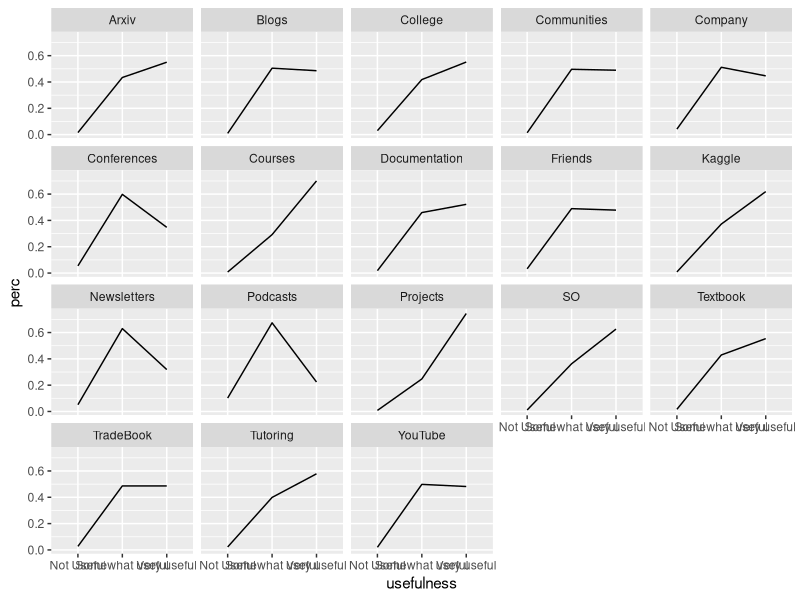
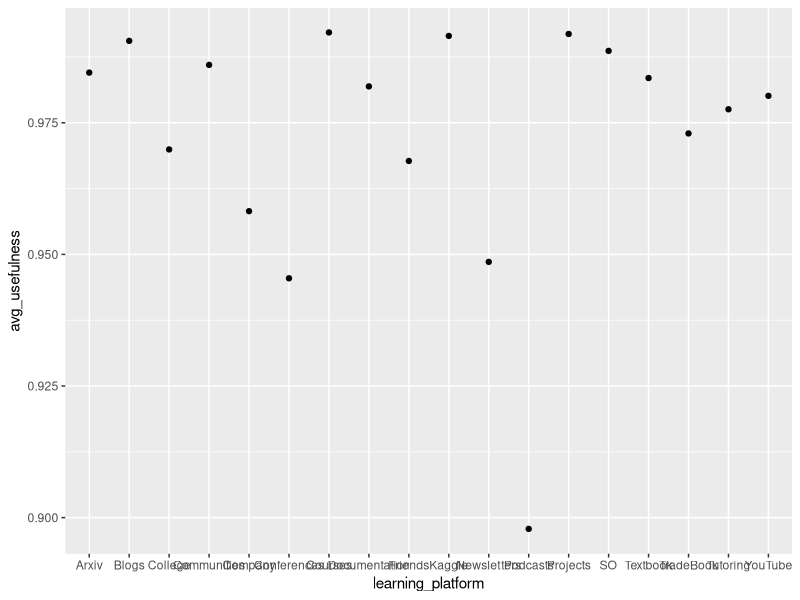
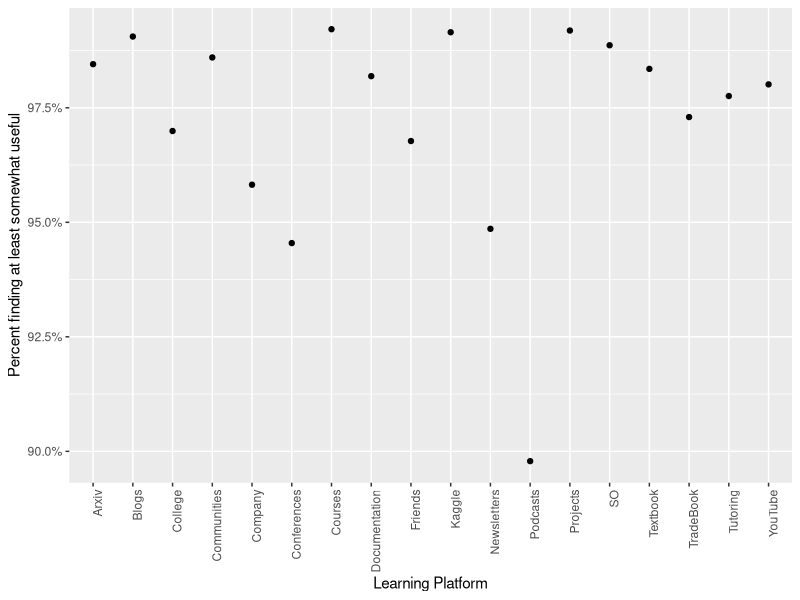
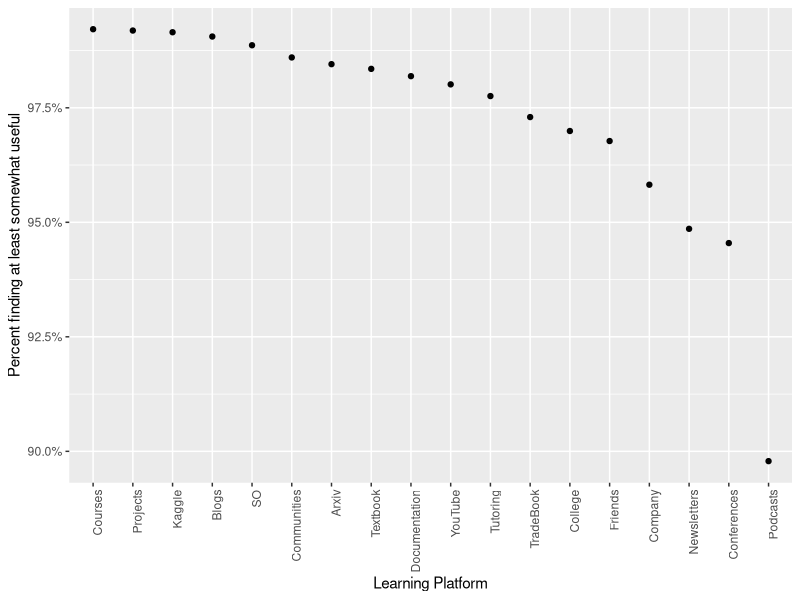

Reproduce these figures in R, in order.
install.packages("tidyverse")
library(tidyverse)

multiple_choice_responses <- read.csv("multiple_choice_responses.csv")

# Grouping and reshaping similar columns
# Select only the columns with LearningPlatformUsefulness in the name.
# Change the data from wide to long format with two columns, learning_platform and usefulness.
# Remove rows where usefulness is NA.
# Remove "LearningPlatformUsefulness" from each string in learning_platform.

learning_platform_usefulness <- multiple_choice_responses %>%
  # select columns with LearningPlatformUsefulness in title
  select(contains("LearningPlatformUsefulness")) %>%
  # change data from wide to long
  gather(learning_platform, usefulness) %>%
  # remove rows where usefulness is NA
  filter(!is.na(usefulness)) %>%
  # remove "LearningPlatformUsefulness" from each string in learning_platform 
  mutate(learning_platform = str_remove(learning_platform, "LearningPlatformUsefulness"))

# Summarizing Data
# Use count() to change the dataset to have one row per learning_platform 
# usefulness pair with a column that is the number of entries with that pairing.

# Use add_count() to create a column with the total number of answers to that learning_platform.

# Create a new column, perc, that's the percent of people giving a certain answer for that question. 
# Save everything as a new dataset, perc_useful_platform.

# For each learning platform, create a line graph with usefulness on the x-axis and percentage of 
# responses within the learning platforms on the y-axis.

perc_useful_platform <- learning_platform_usefulness %>%
  # change dataset to one row per learning_platform usefulness pair with number of entries for each
  count(learning_platform, usefulness) %>%
  # use add_count to create column with total number of answers for that learning_platform
  add_count(learning_platform, wt = n) %>%
  # create a new column, perc, that is the percentage of people giving that response for that learning_platform
  mutate(perc = n / nn)

# create a line graph for each question with usefulness on x-axis and percentage of responses on y
ggplot(perc_useful_platform, aes(x = usefulness, y = perc, group = learning_platform)) + 
  geom_line() + 
  facet_wrap(~ learning_platform)

# Creating an initial plot
# Using the dataset learning_platform_usefulness, change usefulness to equal 
# 0 if someone answered "Not Useful" and 1 otherwise.

# Group the data by each platform.
# Create a new column, avg_usefulness, the mean usefulness of each platform.
# Save the result as a new dataset, usefulness_by_platform

usefulness_by_platform <- learning_platform_usefulness %>%
  # If usefulness is "Not Useful", make 0, else 1 
  mutate(usefulness = if_else(usefulness == "Not Useful", 0, 1)) %>%
  # Group by learning platform 
  group_by(learning_platform) %>%
  # Summarize the mean usefulness for each platform
  summarize(avg_usefulness = mean(usefulness))

# Make a scatter plot of average usefulness by learning platform 
ggplot(usefulness_by_platform, aes(x = learning_platform, y = avg_usefulness)) + 
  geom_point()

# Editing plot text
# Change the x-axis text to be rotated 90 degrees.
# Change the x-axis label to "Learning Platform" 
# and y-axis label to "Percent finding at least somewhat useful".
# Change the y-axis scale to be a percentage.

ggplot(usefulness_by_platform, aes(x = learning_platform, y = avg_usefulness)) + 
  geom_point() + 
  # rotate x-axis text by 90 degrees
  theme(axis.text.x = element_text(angle = 90, hjust = 1)) + 
  # rename y and x axis labels
  labs(x = "Learning Platform", y = "Percent finding at least somewhat useful") + 
  # change y axis scale to percentage
  scale_y_continuous(labels = scales::percent)

# Reordering graphs
# Order learning_platform in the graph by avg_usefulness so that, 
# from left to right, it goes from highest usefulness to lowest.

usefulness_by_platform %>%
  # reorder learning_platform by avg_usefulness
  mutate(learning_platform = fct_reorder(learning_platform, avg_usefulness)) %>%
  # reverse the order of learning_platform
  mutate(learning_platform = fct_rev(learning_platform)) %>%
  ggplot(aes(x = learning_platform, y = avg_usefulness)) + 
  geom_point() + 
  theme(axis.text.x = element_text(angle = 90, hjust = 1)) + 
  labs(x = "Learning Platform", y = "Percent finding at least somewhat useful") + 
  scale_y_continuous(labels = scales::percent)

# case_when() with single variable
# First, check the min and max of the variable Age, removing NAs.

# Check the min age
min(multiple_choice_responses$Age, na.rm = T)
# Check the max age
max(multiple_choice_responses$Age, na.rm = T)

# Filter for rows where Age is between 10 and 90.
# Use case_when() to create a new column, generation.
# Get a count of the number of people in each generation.

multiple_choice_responses %>%
  # Filter for rows where Age is between 10 and 90
  filter(between(Age, 10, 90)) %>%
  # Create the generation variable based on age
  mutate(generation = case_when(
    between(Age, 10, 22) ~ "Gen Z", 
    between(Age, 23, 37) ~ "Gen Y", 
    between(Age, 38, 52) ~ "Gen X", 
    between(Age, 53, 71) ~ "Baby Boomer", 
    between(Age, 72, 90) ~ "Silent"
  )) %>%
  # Get a count of how many answers in each generation
  count(generation)

# case_when from multiple columns
# Create a new variable, job_identity, based on their 
# current job title and whether they fully identify as a data scientist.

str(multiple_choice_responses)

multiple_choice_responses %>%
  # Filter out people who selected Data Scientist as their Job Title
  filter(CurrentJobTitleSelect != "Data Scientist") %>%
  # Create a new variable, job_identity
  mutate(job_identity = case_when(
    CurrentJobTitleSelect == "Data Analyst" & 
      DataScienceIdentitySelect == "Yes" ~ "DS analysts", 
    CurrentJobTitleSelect == "Data Analyst" & 
      DataScienceIdentitySelect %in% c("No", "Sort of (Explain more)") ~ "NDS analyst", 
    CurrentJobTitleSelect != "Data Analyst" & 
      DataScienceIdentitySelect == "Yes" ~ "DS non-analysts", 
    TRUE ~ "NDS non analysts")) %>%
  # Get the average job satisfaction by job_identity, removing NAs
  group_by(job_identity) %>%
  summarize(avg_js = mean(JobSatisfaction, na.rm = T))
